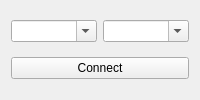
                 <widget class="QWidget" name="page_6">
                  <attribute name="label">
                   <string>Send data</string>
                  </attribute>
                  <layout class="QGridLayout" name="gridLayout_25">
                   <item row="0" column="0">
                    <widget class="QComboBox" name="combo_box_com_controller_4">
                     <property name="sizePolicy">
                      <sizepolicy hsizetype="Expanding" vsizetype="Fixed">
                       <horstretch>0</horstretch>
                       <verstretch>0</verstretch>
                      </sizepolicy>
                     </property>
                     <property name="editable">
                      <bool>true</bool>
                     </property>
                    </widget>
                   </item>
                   <item row="0" column="1">
                    <widget class="QComboBox" name="combo_box_baudrate_controller_4">
                     <property name="sizePolicy">
                      <sizepolicy hsizetype="Expanding" vsizetype="Fixed">
                       <horstretch>0</horstretch>
                       <verstretch>0</verstretch>
                      </sizepolicy>
                     </property>
                     <property name="editable">
                      <bool>true</bool>
                     </property>
                    </widget>
                   </item>
                   <item row="1" column="0" colspan="2">
                    <widget class="QPushButton" name="but_open_com_send_data">
                     <property name="text">
                      <string>Connect</string>
                     </property>
                    </widget>
                   </item>
                  </layout>
                 </widget>
